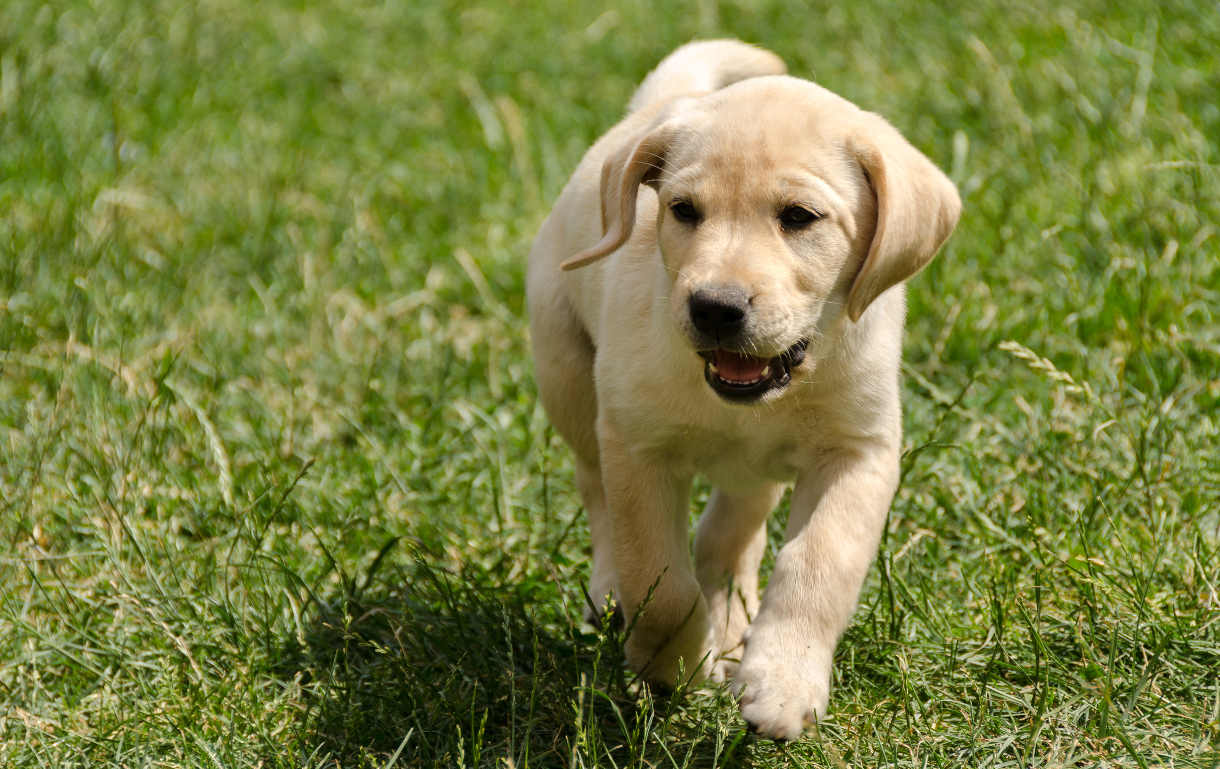
#> input picture P04/filhote.jpg, 1220 x 769 px
$ python P04.py
#> lines starting #> are read from the running program, lines starting #| are printed output that depends on the picture
import cv2

img = cv2.imread('filhote.jpg',0)
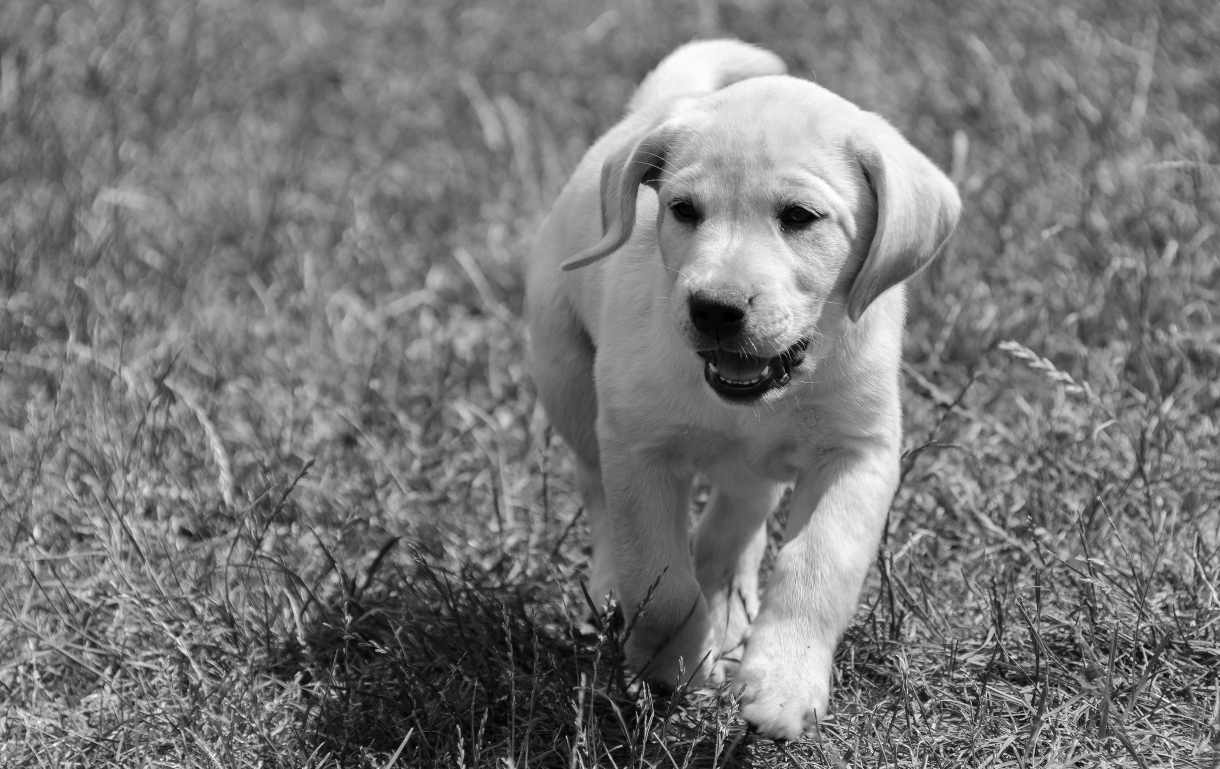
#> img: shape (769, 1220); min 0, max 255, mean 120.1
rows,cols = img.shape
#> rows = 769; cols = 1220

M = cv2.getRotationMatrix2D((cols/2,rows/2),90,1)
dst = cv2.warpAffine(img,M,(cols,rows))
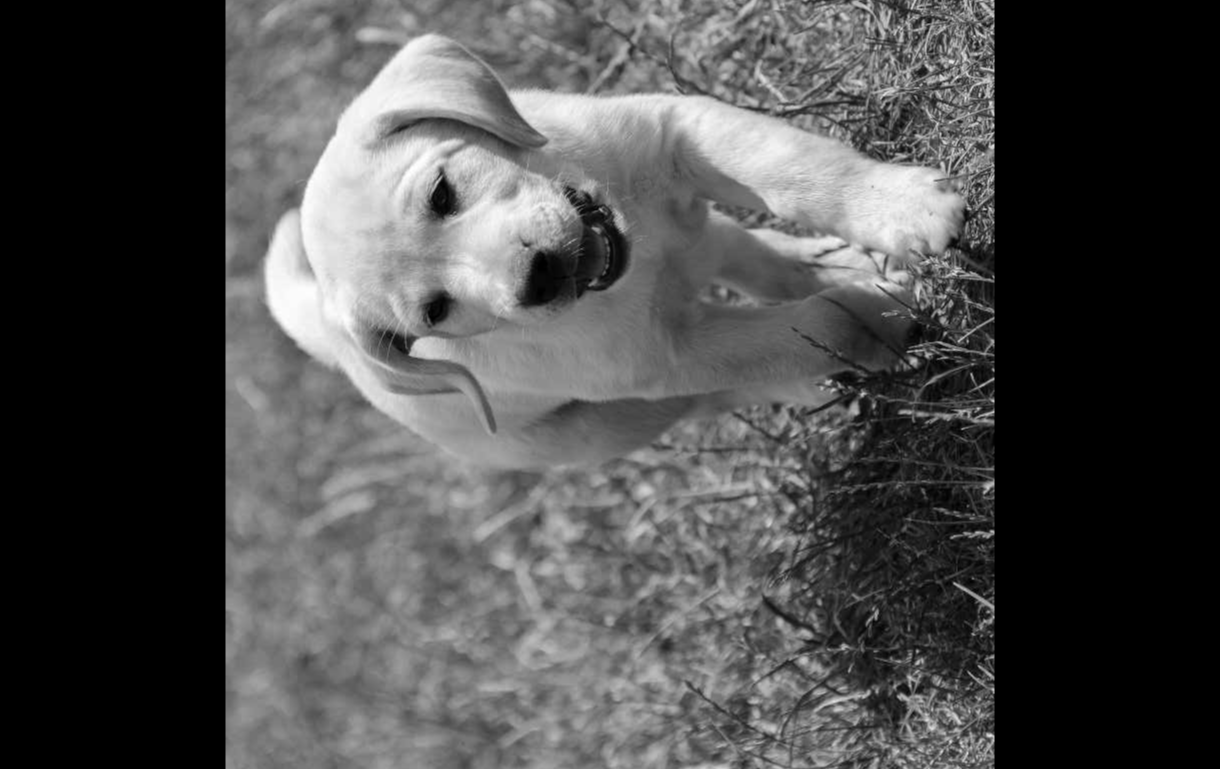
#> dst: shape (769, 1220); min 0, max 255, mean 75.7

cv2.imwrite('filhote_rotacao.jpg', dst)
cv2.imshow('img',dst)
cv2.waitKey(0)
cv2.destroyAllWindows()
